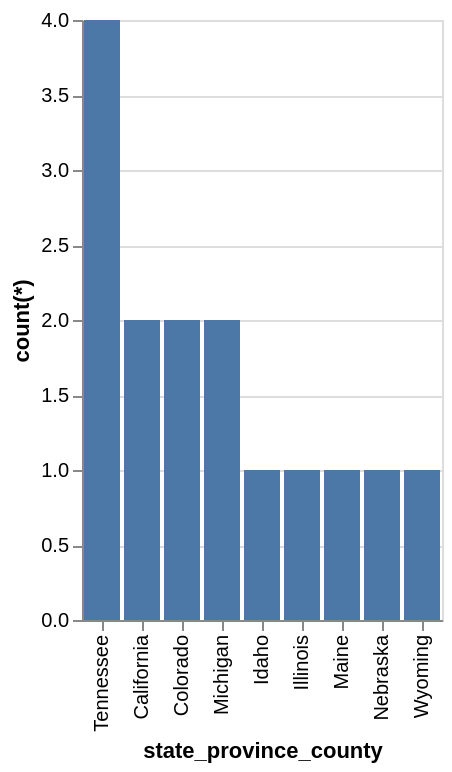

Write the Vega-Lite specification saved for this chart.
### Vega-Lite specification from a JSON file in a GitHub repository (floating-point values rounded to 4 significant figures)
{"data": {"values": [{"x_data": "California", "y_data": 2}, {"x_data": "Colorado", "y_data": 2}, {"x_data": "Idaho", "y_data": 1}, {"x_data": "Illinois", "y_data": 1}, {"x_data": "Maine", "y_data": 1}, {"x_data": "Michigan", "y_data": 2}, {"x_data": "Nebraska", "y_data": 1}, {"x_data": "Tennessee", "y_data": 4}, {"x_data": "Wyoming", "y_data": 1}]}, "mark": "bar", "encoding": {"x": {"field": "x_data", "type": "nominal", "title": "state_province_county", "sort": {"op": "sum", "field": "y_data", "order": "descending"}}, "y": {"field": "y_data", "type": "quantitative", "title": "count(*)"}}}
